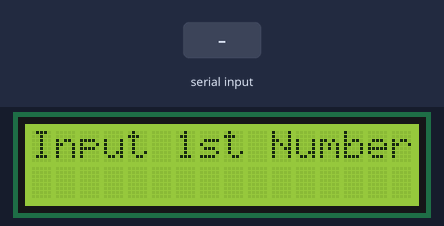
The sketch below on a simulated Arduino Uno, built with avr-gcc and run on an emulated ATmega328P. Shown: 16×2 character LCD. The test bench sets the inputs (shaded band).

Above: at 1.2 s.
1.3 s: "90/45\n" received over Serial
At 1.8 s:
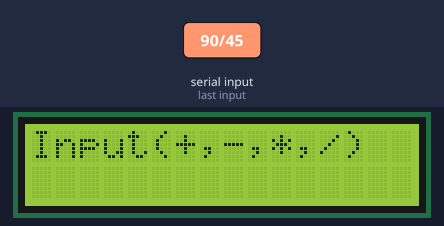
At 2.8 s:
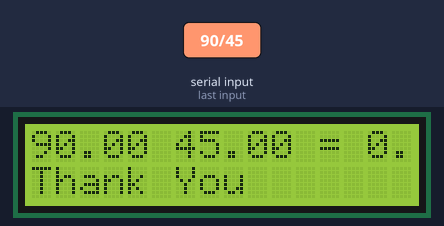
Timing chart, 0 to 4.3 s (numbered marks = the images above; inputs shaded):
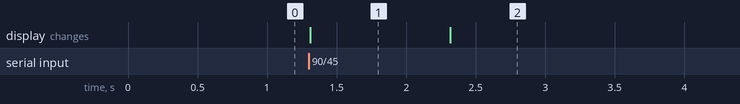

The sketch:

sketch_apr03a.ino
```cpp
#include <LiquidCrystal.h>
int rs=7;
int en=8;
int d4=9;
int d5=10;
int d6=11;
int d7=12;

float firstNum;
float secNum;
float answer;

String op;

LiquidCrystal lcd(rs,en,d4,d5,d6,d7);
void setup() {
  // put your setup code here, to run once:
lcd.begin(16,2);
Serial.begin(9600);
}

void loop() {
lcd.setCursor(0,0);
lcd.print("Input 1st Number");
while (Serial.available()==0){

}
firstNum=Serial.parseFloat();
lcd.clear();
lcd.setCursor(0,0);
lcd.print("Input 2nd Number");
while (Serial.available()==0){
}
secNum=Serial.parseFloat();

lcd.clear();
lcd.setCursor(0,0);
lcd.print("Input(+,-,*,/)");
while (Serial.available()==0){

}
op=Serial.readString();

if (op=="+"){
  answer=firstNum+secNum;
}
if (op=="-"){
  answer=firstNum-secNum;
}
if (op=="*"){
  answer=firstNum*secNum;
}
if (op=="/") {
  answer=firstNum/secNum;
}
lcd.clear();
lcd.setCursor(0,0);
lcd.print(firstNum);
lcd.print(op);
lcd.print(secNum);
lcd.print(" = ");
lcd.print(answer);
lcd.setCursor(0,1);
lcd.print("Thank You");
delay(5000);
lcd.clear();
}
```

Measured:
- after the input at 1.3 s, the display: changes at once (image 1)
- what the display in image 1 shows lasts 1.0 s, from 1.3 s to 2.3 s
